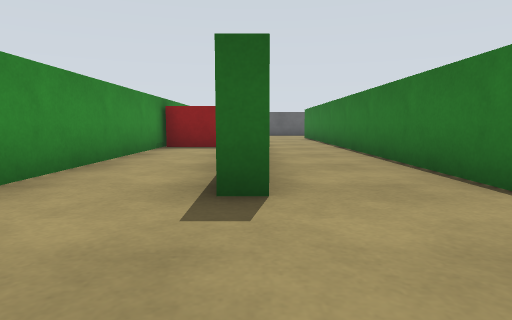
view 1 (above)

16 first-person views from a walk through a world built for the Gazebo simulator. The camera is 0.27 m above the floor, tilts 6° down and sees 75° across. The floor is counted in squares, 0.5 m on a side. Each view is taken from the middle of a square. On the plan, view 1 faces up. The plan holds only what a view shows up to about 9 squares ahead; the rest is blank. The place goes on beyond the plan.

view 2
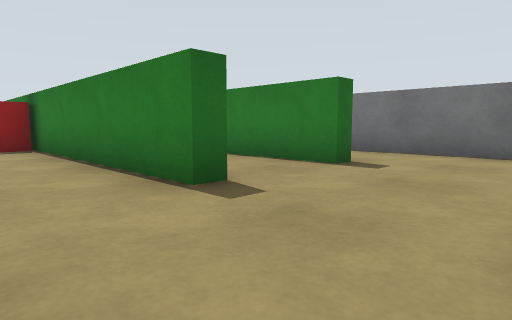

view 3
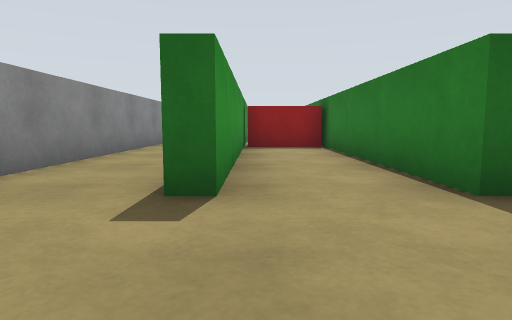

view 4
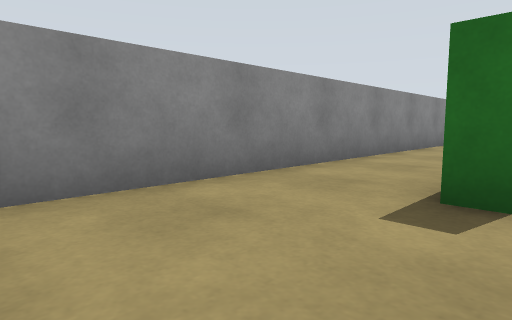

view 5
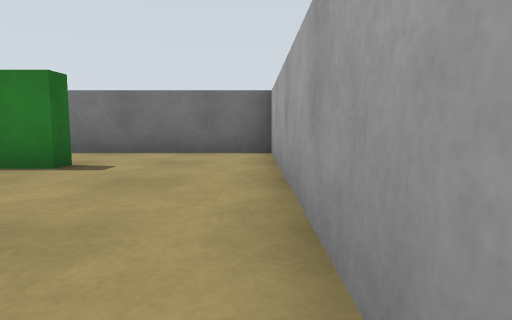

view 6
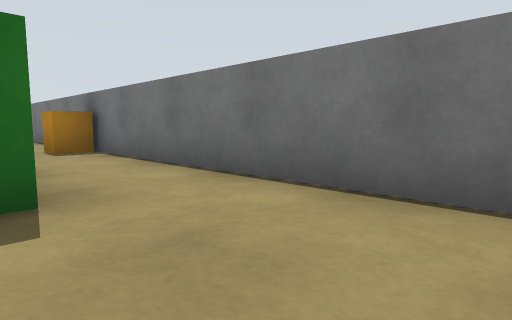

view 7
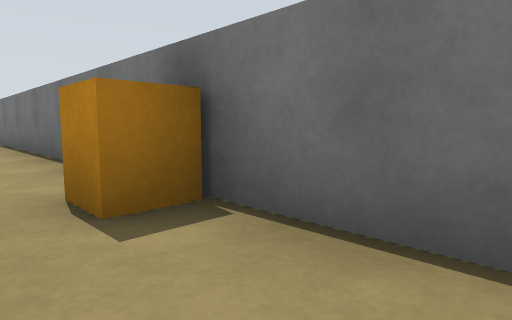

view 8
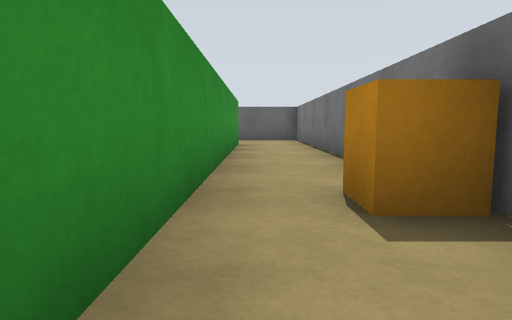

view 9
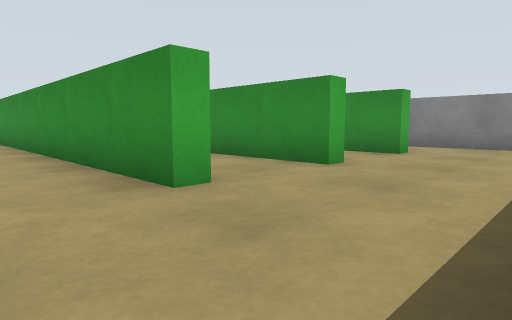

view 10
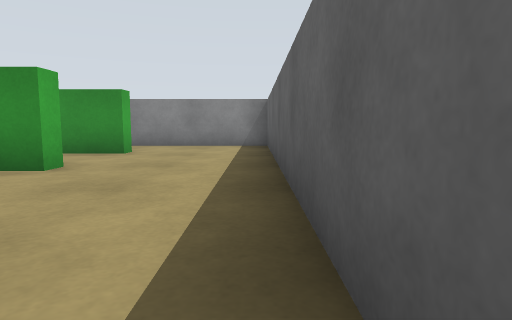

view 11
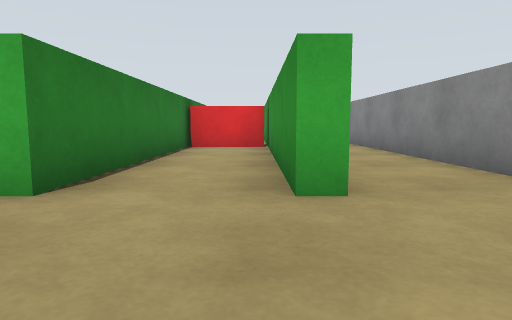

view 12
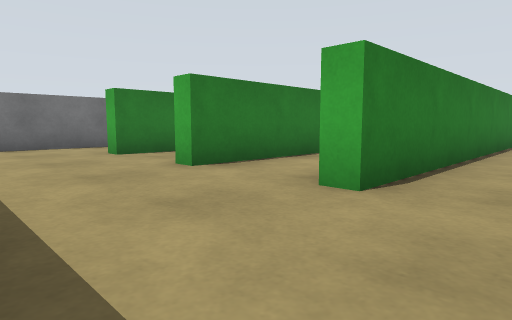

view 13
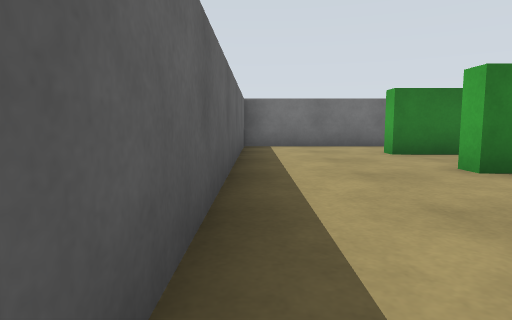

view 14
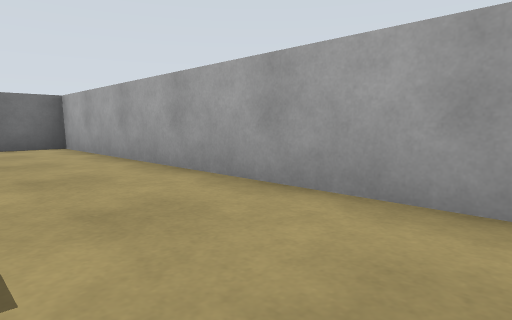

view 15
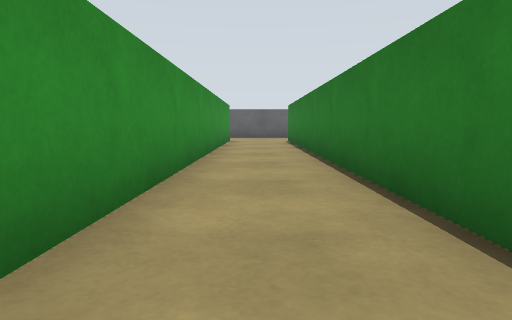

view 16
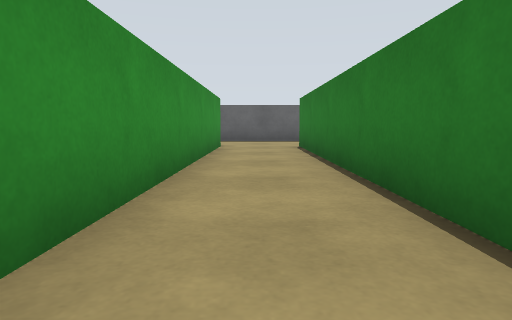

### Floor plan
Points are (right, up) in squares from view 1. A wall is a line through its corners. A room is listed if a view was taken in it or the views show most of it. See-through windows are left out.
Room 1 (views 1, 2, 3, 4, 5, 6, 7, 8, 14, 15, 16)
walls: (-2.3, 7.2) (-2.3, 2.5) (-2.8, 2.5); (0.1, 2.5) (-0.3, 2.5) (-0.3, 14.5); (2.6, 2.5) (2.1, 2.5) (2.1, 14.5); (-2.7, 7.1) (-2.7, 14.5); (-3.8, -0.3) (4.5, -0.3) (4.5, 14.6); (0.1, 14.5) (0.1, 4.1); (2.5, 14.5) (2.5, 5.5); (-2.3, 14.5) (-2.3, 9.8); (-4.7, 14.4) (-4.7, 0.2)
ways out: opening at (0.2, 14) to room 2
objects: red box (-2, 8) to (-1, 9); orange box (4, 7)
Room 2 (views 9, 10, 11, 12, 13)
walls: (-0.3, 14.5) (0.1, 14.5); (2.1, 14.5) (2.5, 14.5); (-2.7, 14.5) (-2.3, 14.5); (4.5, 14.6) (4.5, 17.3) (-4.4, 17.3); (-4.7, 17.4) (-4.7, 14.4)
ways out: opening at (0.2, 14) to room 1

Where each view was taken, in squares from view 1:
view 1: 0 up, 0 right, facing up
view 2: 0 up, 2 left, facing up-right
view 3: 0 up, 2 left, facing up
view 4: 0 up, 2 left, facing up-left
view 5: 0 up, 2 left, facing right
view 6: 0 up, 2 right, facing up-right
view 7: 5 up, 3 right, facing up-right
view 8: 5 up, 3 right, facing up
view 9: 17 up, 4 right, facing down-left
view 10: 17 up, 4 right, facing left
view 11: 17 up, 2 left, facing down
view 12: 17 up, 4 left, facing down-right
view 13: 17 up, 4 left, facing right
view 14: 2 up, 4 left, facing down-right
view 15: 3 up, 1 right, facing up
view 16: 6 up, 1 right, facing up
